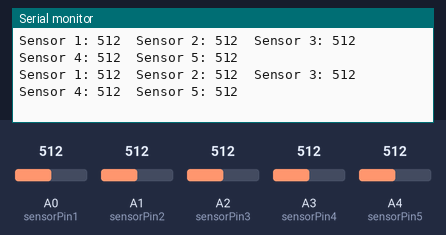
Simulated run of this sketch. Board: Arduino Uno, built with avr-gcc and run on an emulated ATmega328P. Shown: the last lines printed to the serial monitor. The test bench sets the inputs (shaded band); at power-on: A0 (sensorPin1) = 512, A1 (sensorPin2) = 512, A2 (sensorPin3) = 512, A3 (sensorPin4) = 512, A4 (sensorPin5) = 512.

Above: at 1.2 s.
1.3 s: A0 (sensorPin1) set to 107
At 1.39 s:
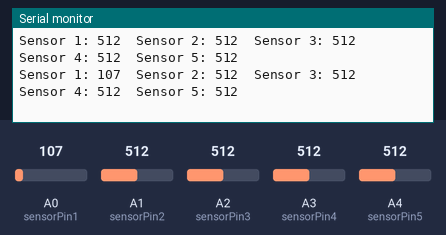
4.3 s: A0 (sensorPin1) set to 92
At 4.38 s:
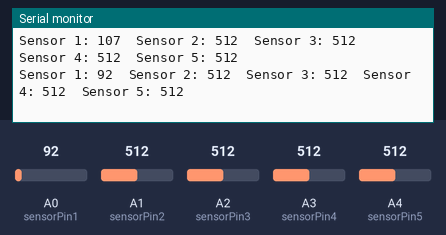
7.3 s: A1 (sensorPin2) set to 111
At 7.34 s:
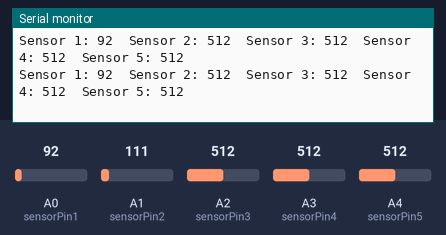
8.8 s: A1 (sensorPin2) set to 92
At 8.82 s:
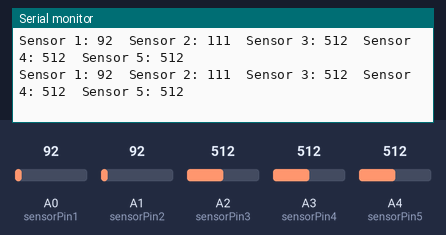
11.8 s: A2 (sensorPin3) set to 107
At 11.86 s:
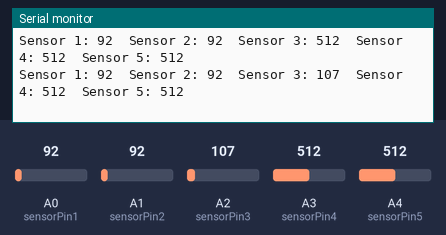
14.8 s: A2 (sensorPin3) set to 90
At 14.9 s:
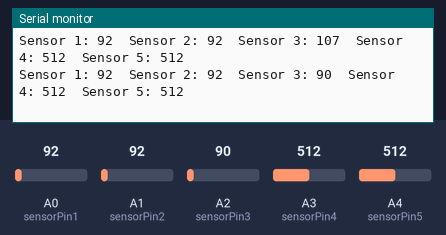
Timing chart, 0 to 17.8 s (numbered marks = the images above; inputs shaded):
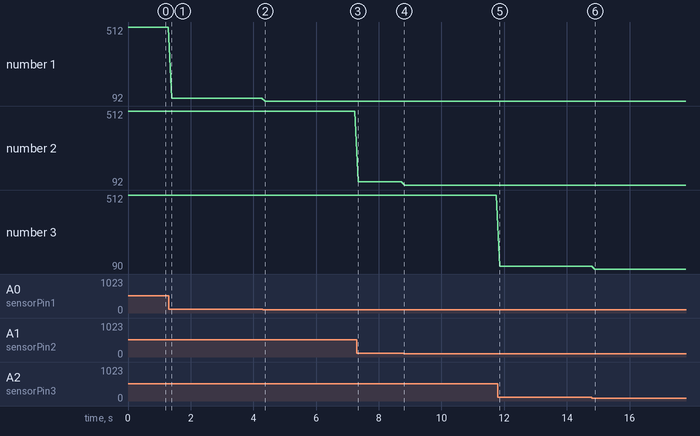

Measured:
- after the input at 1.3 s, the serial monitor: prints a new line after 0.09 s (image 1)
- after the input at 4.3 s, the serial monitor: prints a new line after 0.08 s (image 2)
- after the input at 11.8 s, the serial monitor: prints a new line after 0.06 s (image 5)
- after the input at 14.8 s, the serial monitor: prints a new line after 0.10 s (image 6)
- plotted number 1: 512 → 107 after the input at 1.3 s, 107 → 92 after the input at 4.3 s
- plotted number 2: 512 → 111 after the input at 7.3 s
- plotted number 3: 512 → 107 after the input at 11.8 s, 107 → 90 after the input at 14.8 s

The sketch:

LFR_Analog_5IR_Test.ino
```cpp
// Define pins for analog IR sensor array
const byte sensorPin1 = A0; // Sensor 1
const byte sensorPin2 = A1; // Sensor 2
const byte sensorPin3 = A2; // Sensor 3
const byte sensorPin4 = A3; // Sensor 4
const byte sensorPin5 = A4; // Sensor 5

void setup() {
  // Initialize serial communication
  Serial.begin(9600);

  // IR sensor pins setup
  pinMode(sensorPin1, INPUT);
  pinMode(sensorPin2, INPUT);
  pinMode(sensorPin3, INPUT);
  pinMode(sensorPin4, INPUT);
  pinMode(sensorPin5, INPUT);
}

void loop() {
  // Read and print sensor values
  int sensorValue1 = analogRead(sensorPin1);
  int sensorValue2 = analogRead(sensorPin2);
  int sensorValue3 = analogRead(sensorPin3);
  int sensorValue4 = analogRead(sensorPin4);
  int sensorValue5 = analogRead(sensorPin5);

  // Print sensor values to serial monitor
  Serial.print("Sensor 1: ");
  Serial.print(sensorValue1);
  Serial.print("\tSensor 2: ");
  Serial.print(sensorValue2);
  Serial.print("\tSensor 3: ");
  Serial.print(sensorValue3);
  Serial.print("\tSensor 4: ");
  Serial.print(sensorValue4);
  Serial.print("\tSensor 5: ");
  Serial.println(sensorValue5);

  // Wait for a short delay before reading again
  delay(100);
}
```
